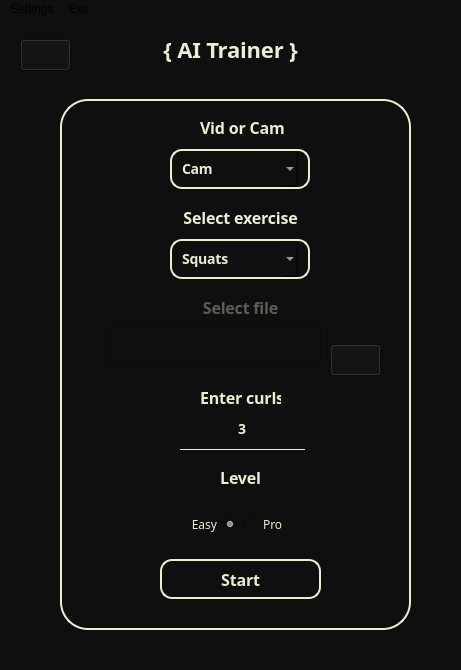
<?xml version="1.0" encoding="UTF-8"?>
<ui version="4.0">
 <class>MainWindow</class>
 <widget class="QMainWindow" name="MainWindow">
  <property name="geometry">
   <rect>
    <x>0</x>
    <y>0</y>
    <width>461</width>
    <height>670</height>
   </rect>
  </property>
  <property name="minimumSize">
   <size>
    <width>461</width>
    <height>670</height>
   </size>
  </property>
  <property name="maximumSize">
   <size>
    <width>461</width>
    <height>670</height>
   </size>
  </property>
  <property name="windowTitle">
   <string>MainWindow</string>
  </property>
  <property name="styleSheet">
   <string notr="true">background-color: rgb(14,16,15);</string>
  </property>
  <widget class="QWidget" name="centralwidget">
   <widget class="QLabel" name="label_4">
    <property name="geometry">
     <rect>
      <x>150</x>
      <y>10</y>
      <width>161</width>
      <height>41</height>
     </rect>
    </property>
    <property name="font">
     <font>
      <family>Mori</family>
      <pointsize>-1</pointsize>
      <stylestrategy>PreferDefault</stylestrategy>
      <fontweight>DemiBold</fontweight>
     </font>
    </property>
    <property name="mouseTracking">
     <bool>false</bool>
    </property>
    <property name="styleSheet">
     <string notr="true">color: rgb(234, 238, 212);
font-family: Mori, sans-serif;
font-size: 22px;
font-weight: 600;
letter-spacing: -0.201359px;;
</string>
    </property>
    <property name="text">
     <string>{ AI Trainer }</string>
    </property>
    <property name="alignment">
     <set>Qt::AlignCenter</set>
    </property>
   </widget>
   <widget class="QWidget" name="widget" native="true">
    <property name="geometry">
     <rect>
      <x>60</x>
      <y>80</y>
      <width>351</width>
      <height>531</height>
     </rect>
    </property>
    <property name="acceptDrops">
     <bool>true</bool>
    </property>
    <property name="styleSheet">
     <string notr="true">#widget{color: rgb(234, 238, 212);
border-radius: 28px;
border-width: 2px;
border-style: solid;
border-color: rgb(234, 238, 212);
background-color: rgb(14,16,15);
border-bottom-width: 2px;
font-family: Mori, sans-serif;
font-size: 16px;
font-weight: 600;
letter-spacing: -0.201359px;;
padding-bottom: 10px;
padding-left: 24px;
padding-right: 24px;
padding-top: 10px;
}</string>
    </property>
    <widget class="QComboBox" name="stream">
     <property name="geometry">
      <rect>
       <x>110</x>
       <y>50</y>
       <width>150</width>
       <height>40</height>
      </rect>
     </property>
     <property name="cursor">
      <cursorShape>PointingHandCursor</cursorShape>
     </property>
     <property name="styleSheet">
      <string notr="true">#stream{
color: rgb(234, 238, 212);
border-radius:12px;
border-width: 2px;
border-style: solid;
border-color: rgb(234, 238, 212);
background-color: rgb(14,16,15);
font-family: Mori, sans-serif;
font-size: 14px;
font-weight: 600;
letter-spacing: -0.201359px;
padding: 10px;
margin-right: 10px;
}
#stream::drop-down{

}


#stream::down-arror{
color: rgb(234, 238, 212);
}

#stream QListView{
font-size: 12px;
border: 1px solid rgb(234, 238, 212);
padding: 5px;
outline: 0px;
border-radius: 2px;
}

#stream QListView::item{
padding-left:10px;
}</string>
     </property>
     <item>
      <property name="text">
       <string>Cam</string>
      </property>
     </item>
     <item>
      <property name="text">
       <string>Vid</string>
      </property>
     </item>
    </widget>
    <widget class="QComboBox" name="exercise">
     <property name="geometry">
      <rect>
       <x>110</x>
       <y>140</y>
       <width>150</width>
       <height>40</height>
      </rect>
     </property>
     <property name="cursor">
      <cursorShape>PointingHandCursor</cursorShape>
     </property>
     <property name="styleSheet">
      <string notr="true">#exercise{
color: rgb(234, 238, 212);
border-radius:12px;
border-width: 2px;
border-style: solid;
border-color: rgb(234, 238, 212);
background-color: rgb(14,16,15);
font-family: Mori, sans-serif;
font-size: 14px;
font-weight: 600;
letter-spacing: -0.201359px;
padding: 10px;
margin-right: 10px;
}
#exercise::drop-down{

}


#exercise::down-arror{
color: rgb(234, 238, 212);
}

#exercise QListView{
font-size: 12px;
border: 1px solid rgb(234, 238, 212);
padding: 5px;
outline: 0px;
border-radius: 2px;
}

#exercise QListView::item{
padding-left:10px;
}

</string>
     </property>
     <item>
      <property name="text">
       <string>Squats</string>
      </property>
     </item>
     <item>
      <property name="text">
       <string>Dumbbell</string>
      </property>
     </item>
    </widget>
    <widget class="QLabel" name="exercise_label">
     <property name="geometry">
      <rect>
       <x>120</x>
       <y>110</y>
       <width>121</width>
       <height>16</height>
      </rect>
     </property>
     <property name="styleSheet">
      <string notr="true">color: rgb(234, 238, 212);
font-family: Mori, sans-serif;
font-size: 16px;
font-weight: 600;
letter-spacing: -0.201359px;;
</string>
     </property>
     <property name="text">
      <string>Select exercise</string>
     </property>
     <property name="alignment">
      <set>Qt::AlignCenter</set>
     </property>
    </widget>
    <widget class="QLabel" name="curls_label">
     <property name="geometry">
      <rect>
       <x>140</x>
       <y>290</y>
       <width>81</width>
       <height>16</height>
      </rect>
     </property>
     <property name="styleSheet">
      <string notr="true">color: rgb(234, 238, 212);
font-family: Mori, sans-serif;
font-size: 16px;
font-weight: 600;
letter-spacing: -0.201359px;;
</string>
     </property>
     <property name="text">
      <string>Enter curls</string>
     </property>
    </widget>
    <widget class="QLabel" name="stream_label">
     <property name="geometry">
      <rect>
       <x>140</x>
       <y>20</y>
       <width>91</width>
       <height>16</height>
      </rect>
     </property>
     <property name="styleSheet">
      <string notr="true">color: rgb(234, 238, 212);
font-family: Mori, sans-serif;
font-size: 16px;
font-weight: 600;
letter-spacing: -0.201359px;;
</string>
     </property>
     <property name="text">
      <string>Vid or Cam</string>
     </property>
    </widget>
    <widget class="QLineEdit" name="curls">
     <property name="geometry">
      <rect>
       <x>120</x>
       <y>310</y>
       <width>125</width>
       <height>41</height>
      </rect>
     </property>
     <property name="styleSheet">
      <string notr="true">color: rgb(234, 238, 212);
border-style: solid;
border-color: rgb(234, 238, 212);
background-color: rgb(14,16,15);
border-bottom-width: 1px;
font-family: Mori, sans-serif;
font-size: 14px;
font-weight: 600;
letter-spacing: -0.201359px;;
</string>
     </property>
     <property name="text">
      <string>3</string>
     </property>
     <property name="alignment">
      <set>Qt::AlignCenter</set>
     </property>
    </widget>
    <widget class="QPushButton" name="start_button">
     <property name="geometry">
      <rect>
       <x>100</x>
       <y>460</y>
       <width>161</width>
       <height>40</height>
      </rect>
     </property>
     <property name="font">
      <font>
       <family>Mori</family>
       <pointsize>-1</pointsize>
       <fontweight>DemiBold</fontweight>
      </font>
     </property>
     <property name="cursor">
      <cursorShape>PointingHandCursor</cursorShape>
     </property>
     <property name="focusPolicy">
      <enum>Qt::ClickFocus</enum>
     </property>
     <property name="styleSheet">
      <string notr="true">#start_button{
	color: rgb(234, 238, 212);
	border-radius: 12px;
	border-width: 2px;
	border-style: solid;
	border-color: qlineargradient(spread:pad, x1:0, y1:0.5, x2:1, y2:0.477273, stop:0 rgba(10, 228, 72, 255), stop:1 		rgba(171, 255, 132, 255));
	background-color: rgb(14,16,15);
	border-bottom-width: 2px;
	font-family: Mori, sans-serif;
	font-size: 16px;
	font-weight: 600;
	letter-spacing: -0.201359px;;
	padding-bottom: 10px;
	padding-left: 24px;
	padding-right: 24px;
	padding-top: 10px;
}

#start_button::hover{
	background-color: rgb(70, 80, 75)
}
</string>
     </property>
     <property name="text">
      <string>Start</string>
     </property>
     <property name="shortcut">
      <string>Return</string>
     </property>
    </widget>
    <widget class="QLabel" name="level_lavel">
     <property name="geometry">
      <rect>
       <x>140</x>
       <y>370</y>
       <width>81</width>
       <height>16</height>
      </rect>
     </property>
     <property name="styleSheet">
      <string notr="true">color: rgb(234, 238, 212);
font-family: Mori, sans-serif;
font-size: 16px;
font-weight: 600;
letter-spacing: -0.201359px;;
</string>
     </property>
     <property name="text">
      <string>Level</string>
     </property>
     <property name="alignment">
      <set>Qt::AlignCenter</set>
     </property>
    </widget>
    <widget class="QWidget" name="horizontalLayoutWidget">
     <property name="geometry">
      <rect>
       <x>100</x>
       <y>400</y>
       <width>160</width>
       <height>51</height>
      </rect>
     </property>
     <layout class="QHBoxLayout" name="horizontalLayout">
      <item>
       <widget class="QRadioButton" name="radioButton">
        <property name="layoutDirection">
         <enum>Qt::RightToLeft</enum>
        </property>
        <property name="styleSheet">
         <string notr="true">color: rgb(234, 238, 212);
font-family: Mori, sans-serif;
font-size: 12px;
font-weight: 450;</string>
        </property>
        <property name="text">
         <string>Easy</string>
        </property>
        <property name="checked">
         <bool>true</bool>
        </property>
       </widget>
      </item>
      <item>
       <widget class="QRadioButton" name="radioButton_2">
        <property name="layoutDirection">
         <enum>Qt::LeftToRight</enum>
        </property>
        <property name="styleSheet">
         <string notr="true">color: rgb(234, 238, 212);
font-family: Mori, sans-serif;
font-size: 12px;
font-weight: 450;</string>
        </property>
        <property name="text">
         <string>Pro</string>
        </property>
       </widget>
      </item>
     </layout>
    </widget>
    <widget class="QLineEdit" name="file">
     <property name="enabled">
      <bool>false</bool>
     </property>
     <property name="geometry">
      <rect>
       <x>50</x>
       <y>228</y>
       <width>211</width>
       <height>41</height>
      </rect>
     </property>
     <property name="sizePolicy">
      <sizepolicy hsizetype="Expanding" vsizetype="Fixed">
       <horstretch>0</horstretch>
       <verstretch>0</verstretch>
      </sizepolicy>
     </property>
     <property name="font">
      <font>
       <family>Mori</family>
       <pointsize>-1</pointsize>
       <hintingpreference>PreferDefaultHinting</hintingpreference>
       <fontweight>DemiBold</fontweight>
      </font>
     </property>
     <property name="layoutDirection">
      <enum>Qt::LeftToRight</enum>
     </property>
     <property name="styleSheet">
      <string notr="true">#file{
	color: rgb(234, 238, 212);
	border-style: solid;
	border-color: rgb(234, 238, 212);
	background-color: rgb(14,16,15);
	border-bottom-width: 1px;
	font-family: Mori, sans-serif;
	font-size: 10px;
	font-weight: 600;
	letter-spacing: -0.201359px;;
}

#file::disabled{
	color: rgba(234, 238, 212, 90);
	border-color: rgba(234, 238, 212, 90);
}

</string>
     </property>
     <property name="text">
      <string>_</string>
     </property>
     <property name="alignment">
      <set>Qt::AlignCenter</set>
     </property>
     <property name="dragEnabled">
      <bool>false</bool>
     </property>
     <property name="readOnly">
      <bool>true</bool>
     </property>
     <property name="cursorMoveStyle">
      <enum>Qt::LogicalMoveStyle</enum>
     </property>
    </widget>
    <widget class="QLabel" name="file_label">
     <property name="enabled">
      <bool>false</bool>
     </property>
     <property name="geometry">
      <rect>
       <x>120</x>
       <y>200</y>
       <width>121</width>
       <height>16</height>
      </rect>
     </property>
     <property name="styleSheet">
      <string notr="true">#file_label{
	color: rgb(234, 238, 212);
	font-family: Mori, sans-serif;
	font-size: 16px;
	font-weight: 600;
	letter-spacing: -0.201359px;;
}

#file_label::disabled{
	color: rgba(234, 238, 212, 90);
}</string>
     </property>
     <property name="text">
      <string>Select file</string>
     </property>
     <property name="alignment">
      <set>Qt::AlignCenter</set>
     </property>
    </widget>
    <widget class="QPushButton" name="folder_button">
     <property name="enabled">
      <bool>false</bool>
     </property>
     <property name="geometry">
      <rect>
       <x>270</x>
       <y>245</y>
       <width>51</width>
       <height>32</height>
      </rect>
     </property>
     <property name="mouseTracking">
      <bool>true</bool>
     </property>
     <property name="styleSheet">
      <string notr="true">#pushButton{
	background-color:transparent;
}</string>
     </property>
     <property name="text">
      <string/>
     </property>
     <property name="icon">
      <iconset>
       <normaloff>../../data/ui/folder.png</normaloff>../../data/ui/folder.png</iconset>
     </property>
     <property name="iconSize">
      <size>
       <width>24</width>
       <height>24</height>
      </size>
     </property>
    </widget>
   </widget>
   <widget class="QPushButton" name="settings">
    <property name="geometry">
     <rect>
      <x>20</x>
      <y>20</y>
      <width>51</width>
      <height>32</height>
     </rect>
    </property>
    <property name="mouseTracking">
     <bool>true</bool>
    </property>
    <property name="styleSheet">
     <string notr="true">#pushButton{

}</string>
    </property>
    <property name="text">
     <string/>
    </property>
    <property name="icon">
     <iconset>
      <normaloff>../../data/ui/settings.png</normaloff>../../data/ui/settings.png</iconset>
    </property>
    <property name="iconSize">
     <size>
      <width>24</width>
      <height>24</height>
     </size>
    </property>
   </widget>
  </widget>
  <widget class="QMenuBar" name="menubar">
   <property name="geometry">
    <rect>
     <x>0</x>
     <y>0</y>
     <width>461</width>
     <height>24</height>
    </rect>
   </property>
   <widget class="QMenu" name="menuExit">
    <property name="title">
     <string>Exit</string>
    </property>
   </widget>
   <widget class="QMenu" name="menuSettings">
    <property name="title">
     <string>Settings</string>
    </property>
   </widget>
   <addaction name="menuSettings"/>
   <addaction name="menuExit"/>
  </widget>
  <widget class="QStatusBar" name="statusbar"/>
 </widget>
 <resources>
  <include location="../../data/ui/settings.qrc"/>
 </resources>
 <connections/>
</ui>
